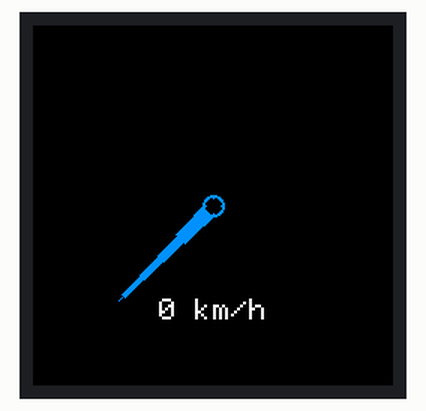
Recording of a sketch running on a simulated ESP32. Shown: 240×240 colour display.

Above: at 0.4 s.
At 4.78 s:
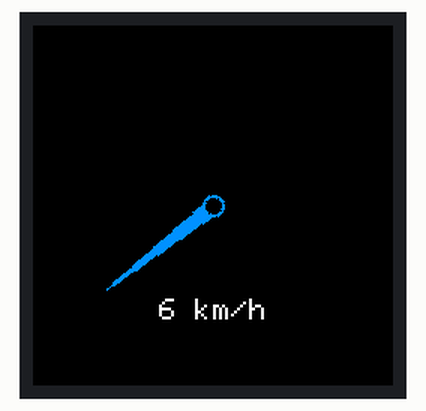
At 6.01 s:
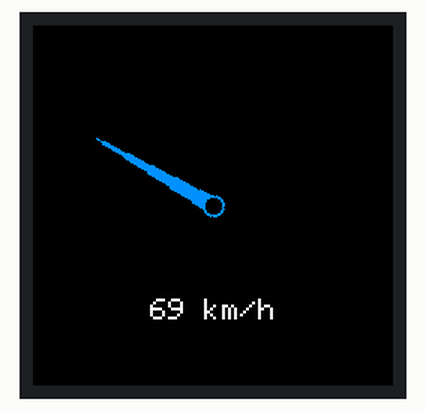
At 7.24 s:
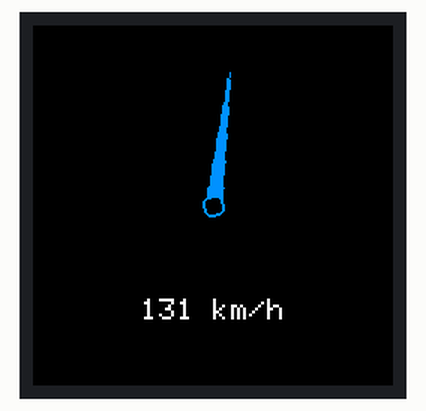
At 10.52 s:
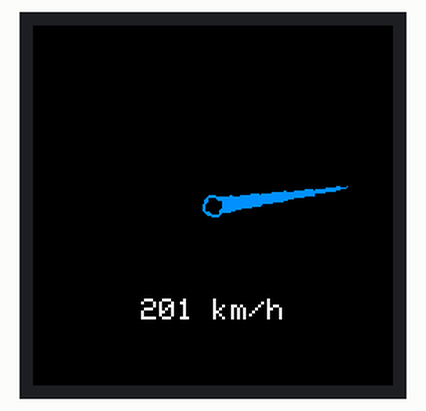
At 13.8 s:
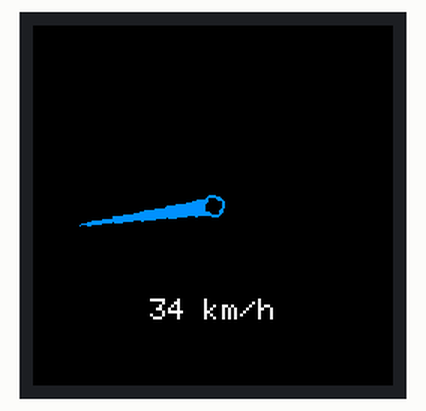

The sketch:

esp_speed.ino
```cpp
#include <SPI.h>

#include <TFT_eSPI.h>       // Hardware-specific library

TFT_eSPI tft = TFT_eSPI();  // Invoke custom library
TFT_eSprite needle = TFT_eSprite(&tft);
TFT_eSprite Small_Dash= TFT_eSprite(&tft);
TFT_eSprite Really_Small_Dash= TFT_eSprite(&tft);

TFT_eSprite back = TFT_eSprite(&tft);


int initi = 0;
float anglecadrant = 0;
int speed = 0;
float angle=225;
void setup(void) {
  tft.init();

  tft.fillScreen(TFT_BLACK);


  needle.setColorDepth(8);      // Create an 8bpp Sprite of 60x30 pixels
  needle.createSprite(20, 100);  // 8bpp requires 64 * 30 = 1920 bytes
  needle.setPivot(10, 90);      // Set pivot relative to top left corner of Sprite
  needle.fillSprite(TFT_BLACK);
  needle.fillTriangle(10, 0, 5, 90, 15, 90, 0x04FF);
  needle.drawWideLine(10, 0, 5, 90, 1, 0x04FF);
  needle.drawWideLine(10, 0, 15, 90, 1, 0x04FF);
  needle.fillSmoothCircle(10, 90, 7, 0x04FF);
  needle.fillSmoothCircle(10, 90, 5, TFT_BLACK);

  Small_Dash.createSprite(2, 10);
  Small_Dash.setPivot(1, 110);
  Small_Dash.fillSprite(0xffff);


  Really_Small_Dash.createSprite(1, 5);
  Really_Small_Dash.setPivot(1, 110);
  Really_Small_Dash.fillSprite(0xffff);

  back.setColorDepth(8);      // Create an 8bpp Sprite of 60x30 pixels
  back.createSprite(240, 240);  // 8bpp requires 64 * 30 = 1920 bytes

  tft.setPivot(120, 120);
}

void loop() {
  back.fillSprite(TFT_TRANSPARENT);
  back.fillCircle(120 , 120, 120, 0x0000);

  back.setTextSize(2);
  back.setTextDatum(MC_DATUM);
  speed=(angle-225)*250/270;
  back.drawString(String(speed)+" km/h",120,190);
  needle.pushRotated(&back,angle,TFT_BLACK);
  for(int i = 0;i<46;i++)
  {
    if(i<36)
    {
    Small_Dash.fillSprite(0xffff);
    Really_Small_Dash.fillSprite(0xffff);
    }
    else
    {
    Small_Dash.fillSprite(0xf800);
    Really_Small_Dash.fillSprite(0xf800);
    }
    if(i%3 == 0)
    {
      Small_Dash.pushRotated(&back,i*anglecadrant+225);
    }
    else
    {
      Really_Small_Dash.pushRotated(&back,i*anglecadrant+225);
    }
  }
  if(anglecadrant<5.8)
  {
    anglecadrant+=0.20;
  }
  else if(initi==0)
  {
    angle+=7.5;
    if(angle==495)initi++;
  }
  else if(initi==1)
  {
    angle-=7.5;
    if(angle==225)initi++;
  }


  back.pushSprite(0,0,TFT_TRANSPARENT);


}
```

Measured:
- what the display in image 1 shows lasts 0.4 s, from 4.6 s to 5.0 s
